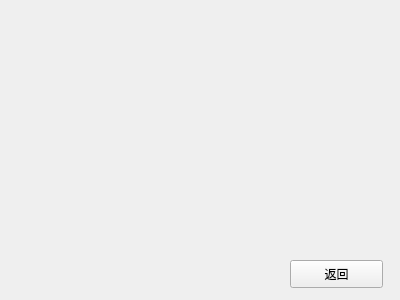
<?xml version="1.0" encoding="UTF-8"?>
<ui version="4.0">
 <class>MapWindow</class>
 <widget class="QWidget" name="MapWindow">
  <property name="geometry">
   <rect>
    <x>0</x>
    <y>0</y>
    <width>400</width>
    <height>300</height>
   </rect>
  </property>
  <property name="windowTitle">
   <string>Form</string>
  </property>
  <widget class="QPushButton" name="mapBackButton">
   <property name="geometry">
    <rect>
     <x>290</x>
     <y>260</y>
     <width>93</width>
     <height>28</height>
    </rect>
   </property>
   <property name="text">
    <string>返回</string>
   </property>
  </widget>
 </widget>
 <resources/>
 <connections/>
</ui>
